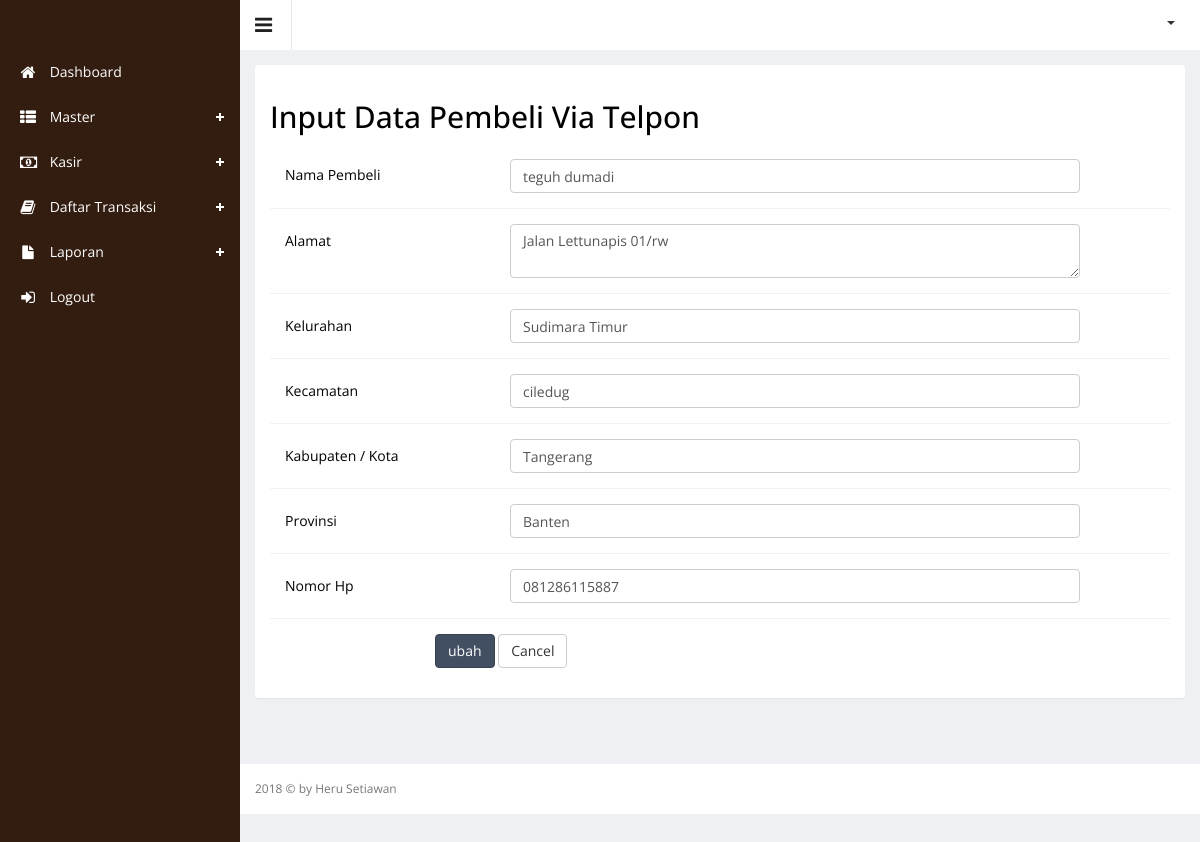
Screenshot of /index.php?hal=ubah_via_telepon&id_customer=1 (signed in) with the database file from the repository.
### tables this page shows
CREATE TABLE `customer` (
  `id_customer` int(5) NOT NULL,
  `nama_pembeli` varchar(50) NOT NULL,
  `alamat_pembeli` text NOT NULL,
  `kelurahan` varchar(50) NOT NULL,
  `kecamatan` varchar(50) NOT NULL,
  `kabkot` varchar(50) NOT NULL,
  `prov` varchar(50) NOT NULL,
  `no_telepon` varchar(50) NOT NULL,
  `tanggal` datetime NOT NULL
);

### ubah_via_telepon.php (the view, shortened to what this page needs)
<?php
include 'config.php';
$id_customer = $_GET['id_customer'];
$caridata = $connect->query("SELECT * FROM customer WHERE id_customer = '$id_customer'");
$ambildata = mysqli_fetch_array($caridata);
?>
<div class="wrapper">
            <div class="row">
        <div class="col-md-12">
            <div class="panel">
                <div class="panel-body">
                    <h2>Input Data Pembeli Via Telpon</h2>
                    <div class="blog-post">
                        <div class="media">
                            <div class="panel-body">
                                <div class=" form">
                        <form class="cmxform form-horizontal adminex-form" method="POST" enctype="multipart/form-data"
                              action="">
                            <div class="form-group ">
                                <label for="nama" class="control-label col-lg-3" style="text-align: left;">Nama Pembeli</label>
                                <div class="col-lg-8">
                                </div>
                                <div class="col-lg-8">
                                    <input class=" form-control" id="nama" name="nama" minlength="2"
                                           type="text" required value="<?=$ambildata['nama_pembeli'];?>" />
                                </div>
                            </div>
                            <div class="form-group ">
                                <label for="alamat" class="control-label col-lg-3" style="text-align: left;">Alamat</label>
                                <div class="col-lg-8">
                                    <textarea class=" form-control" id="alamat" name="alamat" minlength="2"
                                           type="text" value="<?=$ambildata['alamat_pembeli'];?>" required/><?=$ambildata['alamat_pembeli'];?></textarea>
                                </div>
                            </div>
                            <div class="form-group ">
                                <label for="kelurahan" class="control-label col-lg-3" style="text-align: left;">Kelurahan</label>
                                <div class="col-lg-8">
                                    <input class=" form-control" id="kelurahan" name="kelurahan" minlength="2"
                                           type="text" required value="<?=$ambildata['kelurahan'];?>" />
                                </div>
                            </div>
                            <div class="form-group ">
                                <label for="kecamatan" class="control-label col-lg-3" style="text-align: left;">Kecamatan</label>
                                <div class="col-lg-8">
                                    <input class=" form-control" id="kecamatan" name="kecamatan" minlength="2"
                                           type="text" required value="<?=$ambildata['kecamatan'];?>" />
                                </div>
                            </div>
                            <div class="form-group ">
                                <label for="kabkot" class="control-label col-lg-3" style="text-align: left;">Kabupaten / Kota</label>
                                <div class="col-lg-8">
                                    <input class=" form-control" id="kabkot" name="kabkot" minlength="2"
                                           type="text" required value="<?=$ambildata['kabkot'];?>" />
                                </div>
                            </div>
                            <div class="form-group ">
                                <label for="provinsi" class="control-label col-lg-3" style="text-align: left;">Provinsi</label>
                                <div class="col-lg-8">
                                    <input class=" form-control" id="provinsi" name="provinsi" minlength="2"
                                           type="text" required value="<?=$ambildata['prov'];?>" />
                                </div>
                            </div>
                            <div class="form-group ">
                                <label for="no" class="control-label col-lg-3" style="text-align: left;">Nomor Hp</label>
                                <div class="col-lg-8">
                                    <input class=" form-control" id="no" name="no" minlength="2"
                                           type="text" required value="<?=$ambildata['no_telepon'];?>" />
                                </div>
                            </div>
                            <div class="form-group">
                                <div class="col-lg-offset-2 col-lg-10">
                                    <button class="btn btn-primary" type="submit" name="ubah" value="ubah">ubah</button>
                                    <a href="?hal=via_telpon">
                                        <button class="btn btn-default" type="button">Cancel</button>
                                    </a>
                                </div>
                            </div>
                        </form>
                    </div>
                            </div>
                        </div>
                    </div>
                </div>
            </div>
        </div>
            </div>
        </div>

### rows the page displays
customer: nama "teguh dumadi", alamat "Jalan Lettunapis 01/rw", kelurahan "Sudimara Timur", kecamatan "ciledug", kabkot "Tangerang", provinsi "Banten", no "081286115887"
